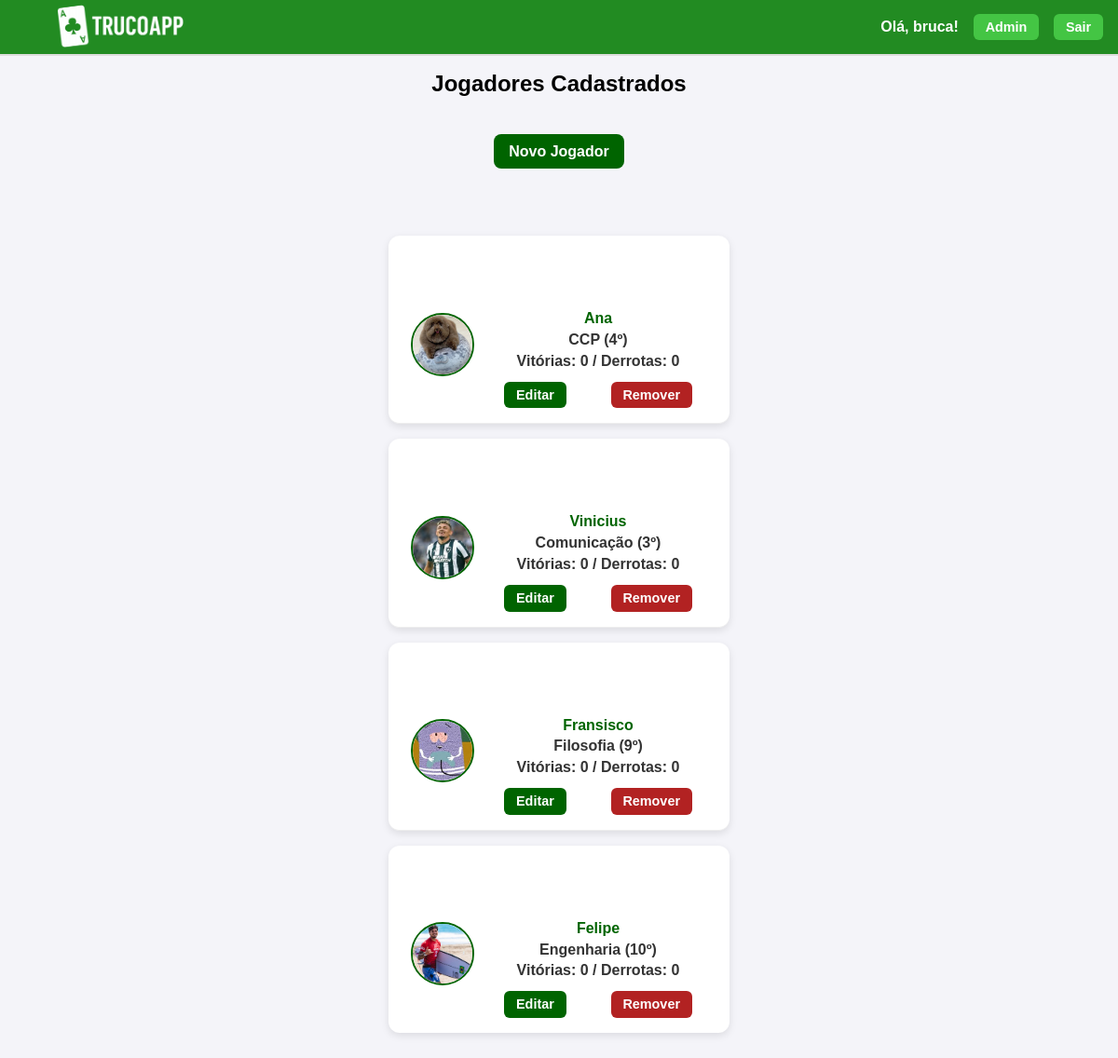
The page /jogadores/ (signed in) on the database its author committed.
### core/models.py (models this page shows, shortened)
class Jogador(models.Model):
    id = models.AutoField(primary_key=True)
    user = models.OneToOneField(
        User,
        on_delete=models.SET_NULL,
        null=True, blank=True,
        related_name="jogador",
        help_text="Usuário associado a este jogador (opcional)",
    )
    nome = models.CharField(max_length=100, help_text='Entre o nome', blank=True, default="")
    curso = models.CharField(max_length=100, help_text='Entre o curso', blank=True, default="")
    periodo = models.IntegerField(help_text='Informe o período do curso', default=0)
    email = models.EmailField(help_text='Informe o email', max_length=254, blank=True, default="")
    vitorias = models.IntegerField(help_text='Número de vitórias', default=0)
    derrotas = models.IntegerField(help_text='Número de derrotas', default=0)
    imagem = models.ImageField(upload_to='jogadores/', null=True, blank=True)
    dtNasc = models.DateField(
        help_text='Nascimento no formato DD/MM/AAAA',
        verbose_name='Data de nascimento',
        null=True, blank=True,
    )
    @property
    def imagem_url(self) -> str:
        try:
            if self.imagem and self.imagem.name:
                return self.imagem.url
        except ValueError:
            pass
        return static('img/defaultavatar.png')
    from django.db import models

### core/views.py (the view)
# urls.py: path("jogadores/", views.JogadorListView.as_view(), name="jogador_list"),
class JogadorListView(ListView):
    model = Jogador
    template_name = "core/jogador_list.html"   # ⬅️ corrigido
    context_object_name = "jogadores"
    paginate_by = 20  # opcional

### templates/core/jogador_list.html (shortened to what this page needs)
{% extends "core/base.html" %}
{% load static %}
{% block extra_head %}
  <link rel="stylesheet" href="{% static 'css/jogador_list.css' %}" type="text/css">
{% endblock %}
{% block content %}
  <h1>Jogadores Cadastrados</h1>
  {% if request.user.is_authenticated and request.user.is_superuser %}
  <p><a href="{% url 'jogador_create' %}">Novo Jogador</a></p>
  {% endif %}
  <ul class="jogador-list">
    {% for j in jogadores %}
      <li>
        <div class="player-card">
          <img src="{{ j.imagem_url }}" alt="{{ j.nome }}" class="player-img">
          <div class="player-info">
            <a href="{% url 'jogador_detail' j.pk %}">{{ j.nome }}</a>
            <span>{{ j.curso|default:"—" }} ({{ j.periodo|default:"—" }}º)</span>
            <span>Vitórias: {{ j.vitorias|default:0 }} / Derrotas: {{ j.derrotas|default:0 }}</span>
            <div class="actions">
              {% if request.user.is_authenticated and request.user.is_superuser %}
                <a href="{% url 'jogador_update' j.pk %}">Editar</a>
                <a href="{% url 'jogador_delete' j.pk %}" class="btn-remove">Remover</a>
              {% endif %}
            </div>
          </div>
        </div>
      </li>
    {% empty %}
      <li>Nenhum jogador cadastrado.</li>
    {% endfor %}
  </ul>
{% endblock %}

### templates/core/base.html (shortened to what this page needs)
{% load static %}
<!DOCTYPE html>
<html lang="pt-BR">
<head>
  <link rel="stylesheet" href="{% static 'css/home.css' %}" type="text/css">
  {% block extra_head %}{% endblock %}
</head>
<body>
<header>
  <a href="{% url 'home' %}" class="logo-home">
    <img src="{% static 'img/logo.png' %}" alt="TrucoApp Logo">
  </a>
  <nav class="user-nav">
    {% if request.user.is_authenticated %}
      {% if request.user.is_staff or request.user.is_superuser %}
        <span class="username">Olá, {{ request.user.username }}!</span>
      {% else %}
        <a href="{% url 'jogador_update_self' %}" class="username" title="Editar meu perfil">
          Olá, {{ request.user.username }}!
        </a>
      {% endif %}
      {% if request.user.is_staff or request.user.is_superuser %}
        <a href="{% url 'admin:index' %}" class="nav-btn">Admin</a>
      {% endif %}
      <form method="post" action="{% url 'logout' %}">
        <button type="submit" class="nav-btn">Sair</button>
      </form>
    {% else %}
      {% if request.resolver_match.url_name != "login" and request.resolver_match.url_name != "signup" %}
        <a href="{% url 'login' %}" class="nav-btn">Entrar</a>
        <a href="{% url 'signup' %}" class="nav-btn">Cadastrar</a>
      {% endif %}
    {% endif %}
  </nav>
</header>
<main>
  {% block content %}{% endblock %}
</main>
</body>
</html>

### static/css/home.css (style rules this page uses)
header { display: flex; justify-content: space-between; align-items: center; padding: 0 1rem; height: 60px; border-bottom: 2px solid #ddd; width: 100%; box-sizing: border-box; background: #228B22; }
body { font-family: Arial, sans-serif; margin: 0; background: #f4f4f9; color: #333; display: flex; flex-direction: column; }
main { display: flex; flex-direction: column; align-items: center; gap: 1.5rem; padding: 1rem; max-width: 900px; margin: auto; }
ul { list-style: none; padding: 0; }
li { padding: 0.5rem 0; border-bottom: 1px solid #eee; }
li:last-child { border-bottom: none; }
.logo-home { display: flex; align-items: center; height: 100%; }
.logo-home img { max-height: 150px; width: auto; display: block; }
.user-nav { display: flex; justify-content: flex-end; align-items: center; gap: 1rem; flex-wrap: wrap; }
.user-nav .username { font-weight: bold; color: white }
.user-nav .nav-btn { background: #4cd34cd2; color: white; padding: 0.4rem 0.8rem; border-radius: 6px; text-decoration: none; font-size: 0.9rem; font-weight: bold; border: none; cursor: pointer; }
.user-nav form { display: inline; }

### static/css/jogador_list.css (style rules this page uses)
body { font-family: Arial, sans-serif; margin: 0; background: #f4f4f9; color: #333; display: flex; flex-direction: column; }
h1 { text-align: center; color: black; margin-bottom: 2rem; }
p { text-align: center; }
p a { display: inline-block; background: #006400; color: white; padding: 0.6rem 1rem; border-radius: 8px; text-decoration: none; font-weight: bold; transition: background 0.3s; }
ul { list-style: none; padding: 0; max-width: 800px; margin: 2rem auto; }
li { background: white; margin-bottom: 1rem; padding: 1rem 1.5rem; border-radius: 12px; box-shadow: 0 3px 8px rgba(0,0,0,0.1); display: flex; flex-direction: column; gap: 0.5rem; }
li a { color: #006400; font-weight: bold; text-decoration: none; }
li .actions { margin-top: 0.5rem; display: flex; gap: 1rem; }
li .actions a { padding: 0.4rem 0.8rem; border-radius: 6px; text-decoration: none; font-size: 0.9rem; font-weight: bold; }
li .actions a:first-child { background: #006400; color: white; }
li .actions a:last-child { background: #b22222; color: white; }
div { text-align: center; margin-top: 2rem; font-weight: bold; }
div a { margin: 0 1rem; color: #006400; text-decoration: none; }
header { display: flex; justify-content: space-between; align-items: center; padding: 0 1rem; height: 60px; border-bottom: 2px solid #ddd; width: 100%; box-sizing: border-box; background: #228B22; }
.logo-home { display: flex; align-items: center; height: 100%; }
.logo-home img { max-height: 150px; width: auto; display: block; }
h1 { margin: 0; font-size: 1.5rem; color: black; text-align: center; }
.player-card { display: flex; align-items: center; gap: 1rem; }
.player-img { width: 64px; height: 64px; object-fit: cover; border-radius: 50%; border: 2px solid #006400; }
.player-info { display: flex; flex-direction: column; gap: 0.3rem; }

### rows shown on the page
Jogador: imagem_url (picture), nome "Ana", curso "CCP", periodo "4", vitorias "0", derrotas "0"
Jogador: imagem_url (picture), nome "Vinicius", curso "Comunicação", periodo "3", vitorias "0", derrotas "0"
Jogador: imagem_url (picture), nome "Fransisco", curso "Filosofia", periodo "9", vitorias "0", derrotas "0"
Jogador: imagem_url (picture), nome "Felipe", curso "Engenharia", periodo "10", vitorias "0", derrotas "0"

### other values the page prints
{{ request.user.username }} "bruca"
